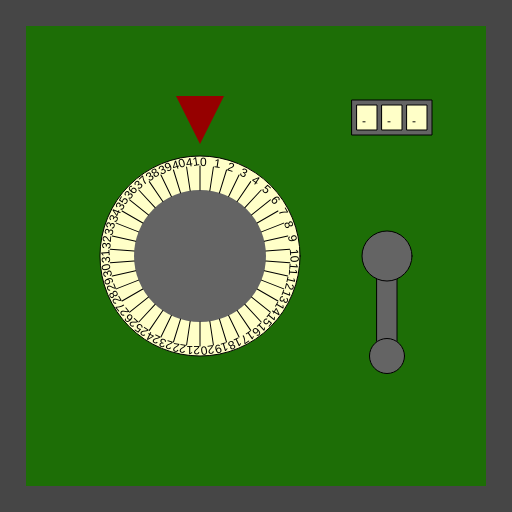
Frame 1 (no input)
Frame 60 (no input): identical to frame 1, image omitted
Frame 120 (the mouse pressed at the canvas centre since frame 60): identical to frame 1, image omitted

The p5.js sketch that drew this single still picture (run headless with seeded random() and noise() and a simulated clock; from frame 60 on, the mouse is pressed at the canvas centre):

// p5.js sketch
// ── sketch.js
/*

Officer: tchow004
CaseNum: 303-1-20897044-1906165

Case 303 - The Case of the Crooked Attorney
Stage 2 - Torvalds' House

This safe is in Torvalds’ home study. Be careful. If you get caught, I don’t know you !

Crack this safe by doing the following:

	When any key is pressed:
	- Decrement crypticLockerKey0 by 3

	When any key is pressed:
	- Decrement crypticLockerKey1 by 1

	When any key is pressed:
	- Make crypticLockerKey2 equal to the string "JZK"

	Whilst the mouse is being dragged:
	- Make crypticLockerKey2 equal to the string "CSN"



This time you'll need to create the relevant event handlers yourself.

There are many possible ways of investigating this case, but you
should use ONLY the following commands:

	- The assignment operator aka. the equals sign !
	- Incrementing +=
	- Decrementing -=

*/

//declare the variables

var crypticLockerKey0;
var crypticLockerKey1;
var crypticLockerKey2;


function preload()
{
	//IMAGES WILL BE LOADED HERE

}

function setup()
{
	createCanvas(512,512);

	//initialise the variables
	crypticLockerKey0 = 0;
	crypticLockerKey1 = 0;
	crypticLockerKey2 = "";

}

///////////////////EVENT HANDLERS///////////////////

//Create event handlers here to open the safe ...


///////////////DO NOT CHANGE CODE BELOW THIS POINT///////////////////

function keyPressed()
{
    console.log("keyPressed");
//    When any key is pressed: 
//	- Decrement crypticLockerKey0 by 3
    crypticLockerKey0 -= 3;
//    When any key is pressed:
//	- Decrement crypticLockerKey1 by 1
    crypticLockerKey1 -= 1;
//    	When any key is pressed:
//	- Make crypticLockerKey2 equal to the string "JZK"
    crypticLockerKey2 = "JZK";
}

function mouseDragged()
{
    console.log("mouseDragged", mouseX, mouseY);
//    Whilst the mouse is being dragged:
//	- Make crypticLockerKey2 equal to the string "CSN"
    crypticLockerKey2 = "CSN";
}

function draw()
{

	//Draw the safe door
	background(70);
	noStroke();
	fill(29,110,6);
	rect(26,26,width-52,width-52);

	//Draw the combination dial
	push();
	translate(200,height/2);
	drawDial(200, crypticLockerKey0, 42);
	pop();

	//Draw the lever
	push();
	translate(width - 125,256);
	drawLever(crypticLockerKey1);
	pop();

	//Draw the spinner
	push();
	translate(width - 120,100);
	drawSpinner(3, crypticLockerKey2);
	pop();

}

function drawDial(diameter,num,maxNum)
{
	//the combination lock

	var r = diameter * 0.5;
	var p = r * 0.6;

	stroke(0);
	fill(255,255,200);
	ellipse(0,0,diameter,diameter);
	fill(100);
	noStroke();
	ellipse(0,0,diameter*0.66,diameter*0.66);
	fill(150,0,0);
	triangle(
		-p * 0.4,-r-p,
		p * 0.4,-r-p,
		0,-r-p/5
	);

	noStroke();

	push();
	var inc = 360/maxNum;

	rotate(radians(-num * inc));
	for(var i = 0; i < maxNum; i++)
	{
		push();
		rotate(radians(i * inc));
		stroke(0);
		line(0,-r*0.66,0,-(r-10));
		noStroke();
		fill(0);
		text(i,0,-(r-10));
		pop();
	}

	pop();
}

function drawLever(rot)
{
	push();
	rotate(radians(-rot))
	stroke(0);
	fill(100);
	rect(-10,0,20,100);
	ellipse(0,0,50,50);
	ellipse(0,100,35,35);
	pop();
}

function drawSpinner(numSpinners, val)
{
	var sw = 20;
	var ow = (sw + 5) * numSpinners + 5;
	stroke(0);
	fill(100);
	rect(-ow/2,0,ow,35);
	if(typeof(val) == "number")
	{
		val = floor(val).toString(); //convert to string
	}


	for(var d = numSpinners - val.length; d > 0; d--)
	{
		val = "-" + val;
	}

	for(var i = 0; i < numSpinners; i++)
	{
		stroke(0);
		fill(255,255,200);
		rect(-ow/2 + i * (sw + 5) + 5,5,20,25);
		fill(0);
		noStroke();
		text(val[i],-ow/2 + sw/2 + i * (sw +5),25);
	}

}
